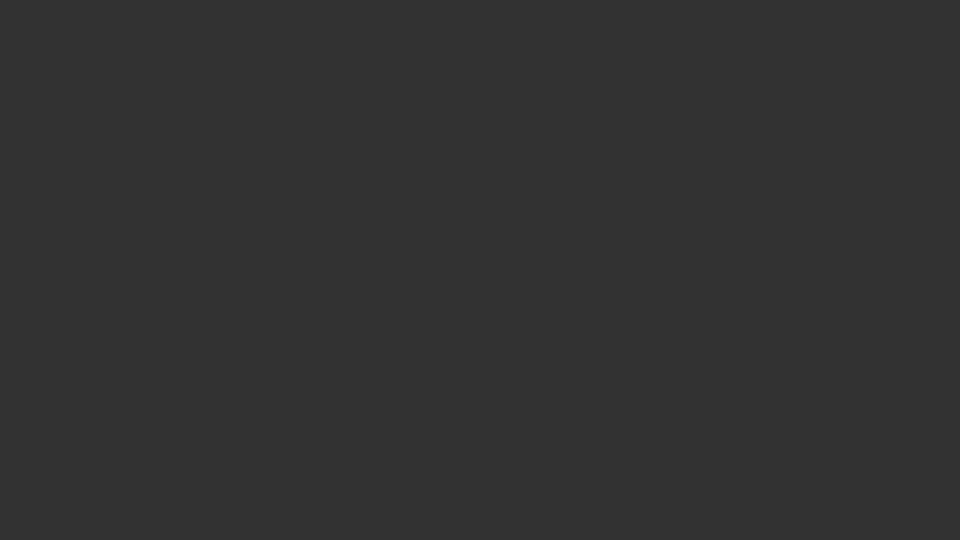
Frame 1 (no input)
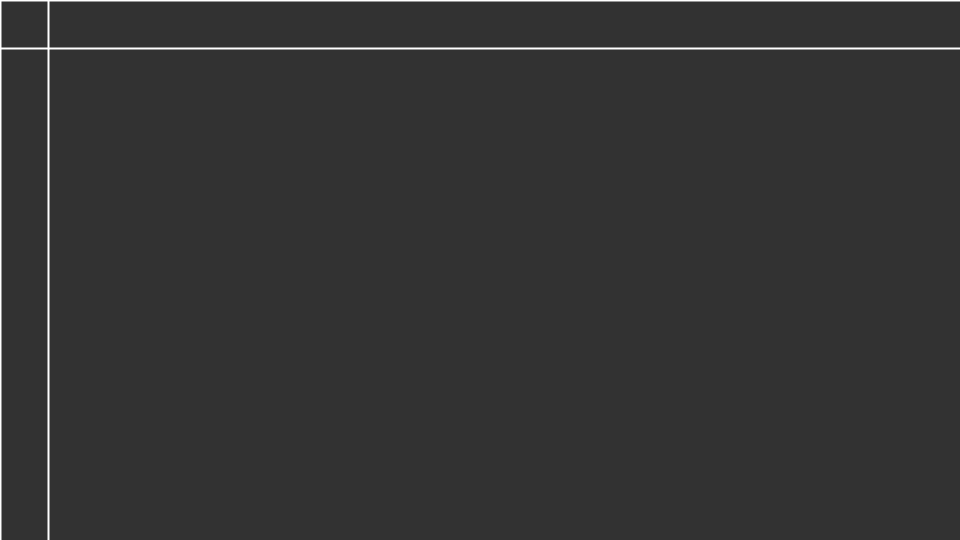
Frame 60 (the mouse pressed at the canvas centre just before this capture)
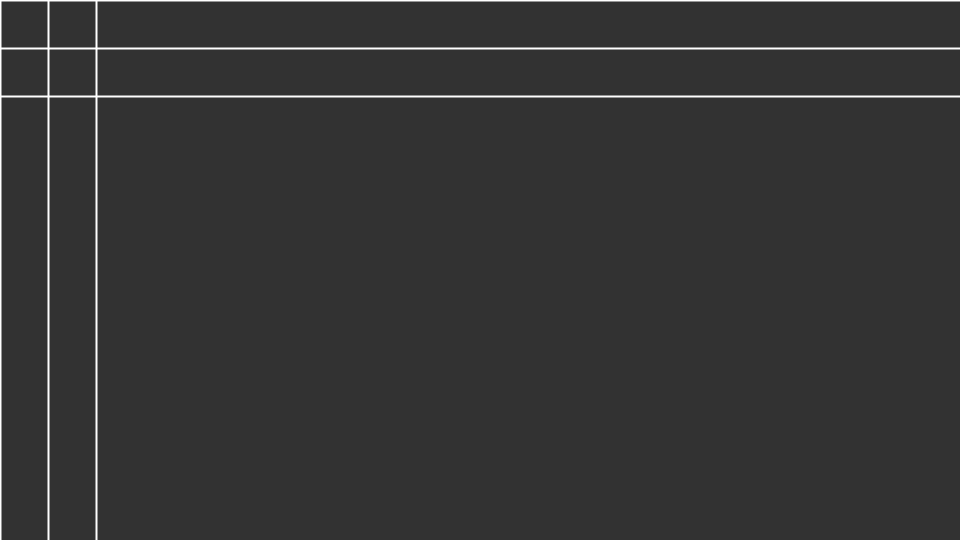
Frame 120 (the mouse held since frame 60 and released just before this capture)

The Processing sketch that drew these frames (run headless with seeded random() and noise(); from frame 60 on, the mouse is pressed at the canvas centre):

// Processing sketch: WhileGrid
// ── WhileGrid.pde
float endX=0;
float endY=0;

void setup(){
  size(960,540);
}

void draw(){
  //frameRate(30);
  background(50);
  
float spacing=48;
  
float x=0;//State variable X 
float y=0;//State variable y
  
   stroke(255);
   strokeWeight(2);
   
   x=0;//Initialize x
   while(x<endX){
   line(x,0,x,height);
   x=x+spacing;
   }
   
   y=0;//Initialize y
   while(y<endY){
   line(0,y,width,y);
   y=y+spacing;
   }
   
   endX=endX+1;
   endY=endY+1;
   
}
